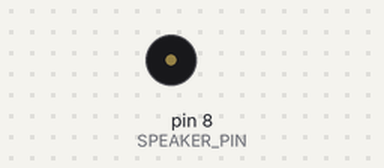
This sketch was run on a simulated Arduino Uno, built with avr-gcc and run on an emulated ATmega328P. Shown: buzzer (waves = sounding).

Above: at 0.06 s.
Timing chart, 0 to 3.0 s (numbered marks = the images above):
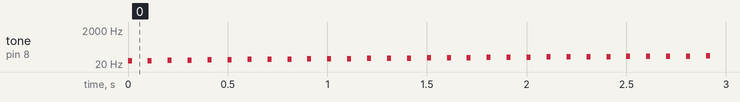

Measured:
- by itself, tone on pin 8 (SPEAKER_PIN): plays 31 Hz for 0.02 s, 32 Hz for 0.02 s, 33 Hz for 0.02 s, 34 Hz for 0.02 s, 35 Hz for 0.02 s, 36 Hz for 0.02 s … (1300 notes in this stretch)

The sketch:

speaker.ino
```cpp
#define SPEAKER_PIN 8
int value = 31;

void setup() {

}

void loop() {
  tone(SPEAKER_PIN, value, 20);
  delay(100);
  value++;
}
```
